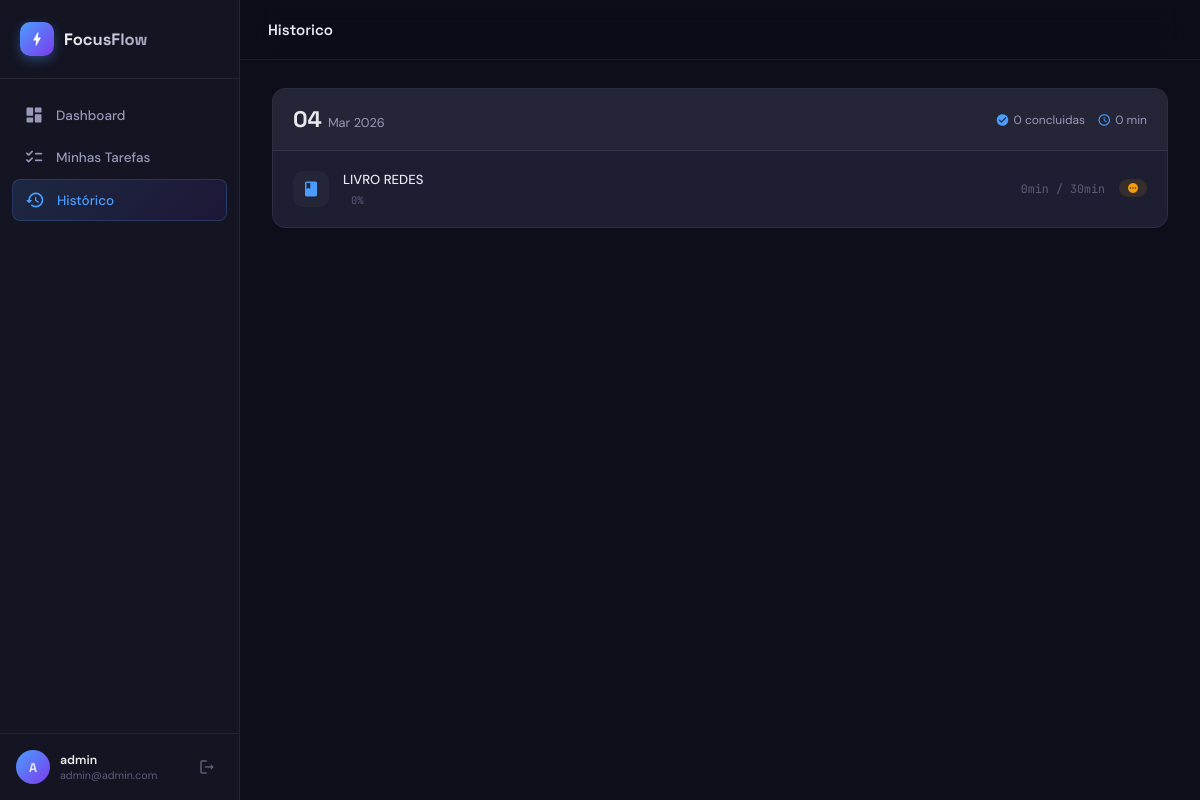
Screenshot of /history (signed in) with the database file from the repository.
### app/models.py (models this page shows, shortened)
class User(UserMixin, db.Model):
    __tablename__ = 'users'
    id = db.Column(db.Integer, primary_key=True)
    username = db.Column(db.String(80), unique=True, nullable=False)
    email = db.Column(db.String(120), unique=True, nullable=False)
    password_hash = db.Column(db.String(255), nullable=False)
    created_at = db.Column(db.DateTime, default=datetime.utcnow)
    tasks = db.relationship('Task', backref='owner', lazy='dynamic', cascade='all, delete-orphan')

class Task(db.Model):
    __tablename__ = 'tasks'
    id = db.Column(db.Integer, primary_key=True)
    user_id = db.Column(db.Integer, db.ForeignKey('users.id', ondelete='CASCADE'), nullable=False)
    name = db.Column(db.String(200), nullable=False)
    description = db.Column(db.Text, nullable=True)
    duration_minutes = db.Column(db.Integer, nullable=False, default=25)
    is_recurring = db.Column(db.Boolean, default=True)
    color = db.Column(db.String(7), default='#4A9EFF')
    icon = db.Column(db.String(50), default='timer')
    created_at = db.Column(db.DateTime, default=datetime.utcnow)
    is_active = db.Column(db.Boolean, default=True)
    sessions = db.relationship('TaskSession', backref='task', lazy='dynamic', cascade='all, delete-orphan')

class TaskSession(db.Model):
    __tablename__ = 'task_sessions'
    id = db.Column(db.Integer, primary_key=True)
    task_id = db.Column(db.Integer, db.ForeignKey('tasks.id', ondelete='CASCADE'), nullable=False)
    date = db.Column(db.Date, nullable=False, default=date.today)
    time_completed = db.Column(db.Integer, default=0)  # seconds completed
    status = db.Column(db.String(20), default='pending')  # pending, running, paused, completed
    started_at = db.Column(db.DateTime, nullable=True)
    ended_at = db.Column(db.DateTime, nullable=True)
    last_tick = db.Column(db.DateTime, nullable=True)  # last time we synced

### app/main/routes.py (the view)
@main_bp.route('/history')
@login_required
def history():
    today = date.today()
    days_back = 30
    history_days = []
    for i in range(days_back):
        d = today - timedelta(days=i)
        sessions = (TaskSession.query
                    .join(Task)
                    .filter(Task.user_id == current_user.id, TaskSession.date == d)
                    .all())
        if sessions or i == 0:
            day_sessions = []
            for s in sessions:
                day_sessions.append({
                    'session': s,
                    'task': s.task,
                    'progress': min(100, int((s.time_completed / (s.task.duration_minutes * 60)) * 100)) if s.task.duration_minutes > 0 else 0
                })
            history_days.append({
                'date': d,
                'sessions': day_sessions,
                'total_minutes': sum(s.time_completed for s in sessions) // 60,
                'completed': sum(1 for s in sessions if s.status == 'completed'),
            })
    return render_template('history.html', history_days=history_days)

### app/models.py (called while the page is built)
@login_manager.user_loader
def load_user(user_id):
    return User.query.get(int(user_id))

### app/templates/history.html (shortened to what this page needs)
{% extends "base.html" %}
{% block page_title %}Historico{% endblock %}
{% block content %}
{% if not history_days %}
<div class="empty-state">
  <div class="empty-icon"><span class="material-icons-round">history</span></div>
  <h3>Sem historico ainda</h3>
  <p>Complete tarefas para ver seu historico aqui.</p>
</div>
{% else %}
<div class="history-feed">
  {% for day in history_days %}
  <div class="history-day">
    <div class="history-day-header">
      <div class="history-date">
        <span class="hd-day">{{ day.date.strftime('%d') }}</span>
        <span class="hd-month">{{ day.date.strftime('%b %Y') }}</span>
      </div>
      <div class="history-day-stats">
        <span class="hd-stat">
          <span class="material-icons-round">check_circle</span>
          {{ day.completed }} concluidas
        </span>
        <span class="hd-stat">
          <span class="material-icons-round">schedule</span>
          {{ day.total_minutes }} min
        </span>
      </div>
    </div>
    <div class="history-sessions">
      {% for sd in day.sessions %}
      {% set s = sd.session %}
      {% set t = sd.task %}
      <div class="history-session-item">
        <div class="hsi-icon" style="color: {{ t.color }}">
          <span class="material-icons-round">{{ t.icon }}</span>
        </div>
        <div class="hsi-body">
          <span class="hsi-name">{{ t.name }}</span>
          <div class="hsi-progress">
            <span class="hsi-pct">{{ sd.progress }}%</span>
          </div>
        </div>
        <div class="hsi-time">
          {{ s.time_completed // 60 }}min / {{ t.duration_minutes }}min
        </div>
        <div class="hsi-status">
          {% if s.status == 'completed' %}
          <span class="badge badge-done"><span class="material-icons-round">check</span></span>
          {% else %}
          <span class="badge badge-pending"><span class="material-icons-round">pending</span></span>
          {% endif %}
        </div>
      </div>
      {% endfor %}
    </div>
  </div>
  {% endfor %}
</div>
{% endif %}
{% endblock %}

### app/templates/base.html (shortened to what this page needs)
<!DOCTYPE html>
<html lang="pt-BR">
<head>
  <link rel="stylesheet" href="{{ url_for('static', filename='css/app.css') }}">
</head>
<body>
{% if current_user.is_authenticated %}
<aside class="sidebar" id="sidebar">
  <div class="sidebar-logo">
    <span class="logo-icon"><span class="material-icons-round">bolt</span></span>
    <span class="logo-text">FocusFlow</span>
  </div>
  <nav class="sidebar-nav">
    <a href="{{ url_for('main.dashboard') }}" class="nav-item {% if request.endpoint == 'main.dashboard' %}active{% endif %}">
      <span class="material-icons-round">dashboard</span>
      <span>Dashboard</span>
    </a>
    <a href="{{ url_for('tasks.list_tasks') }}" class="nav-item {% if 'tasks' in request.endpoint %}active{% endif %}">
      <span class="material-icons-round">checklist</span>
      <span>Minhas Tarefas</span>
    </a>
    <a href="{{ url_for('main.history') }}" class="nav-item {% if request.endpoint == 'main.history' %}active{% endif %}">
      <span class="material-icons-round">history</span>
      <span>Histórico</span>
    </a>
  </nav>
  <div class="sidebar-footer">
    <div class="user-card">
      <div class="user-avatar">{{ current_user.username[0].upper() }}</div>
      <div class="user-info">
        <span class="user-name">{{ current_user.username }}</span>
        <span class="user-email">{{ current_user.email }}</span>
      </div>
    </div>
    <a href="{{ url_for('auth.logout') }}" class="logout-btn" title="Sair">
      <span class="material-icons-round">logout</span>
    </a>
  </div>
</aside>
<div class="main-wrapper">
  <header class="topbar">
    <div class="topbar-title">{% block page_title %}{% endblock %}</div>
  </header>
  <main class="page-content">
    {% block content %}{% endblock %}
  </main>
</div>
{% else %}
  {% block auth_content %}{% endblock %}
{% endif %}
</body>
</html>

### rows the page displays
User: username "A", username "admin", email "admin@admin.com"
Task: name "LIVRO REDES", duration_minutes "30"
TaskSession: time_completed "0"

### other values shown
{{ day.date.strftime('%b %Y') }} "Mar 2026"
{{ day.completed }} "0"
{{ day.total_minutes }} "0"
{{ sd.progress }} "0"
